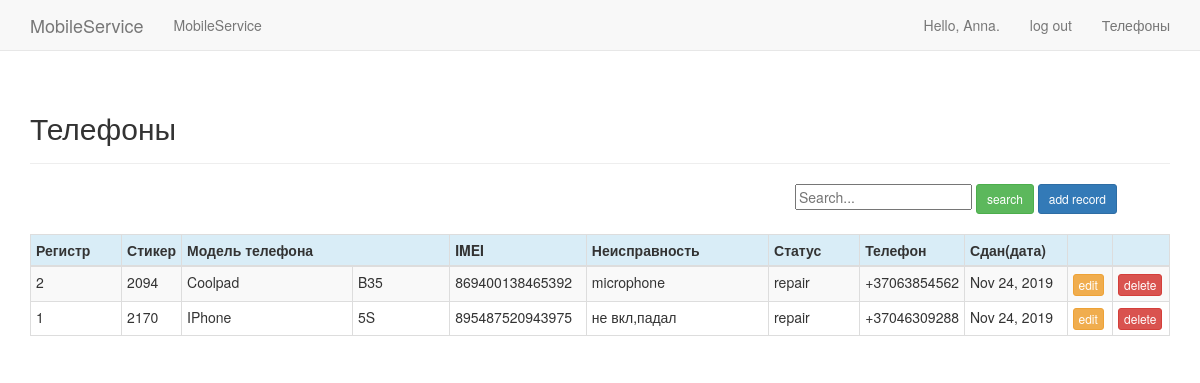
Before: /telephones/ (signed in) with the older database file.
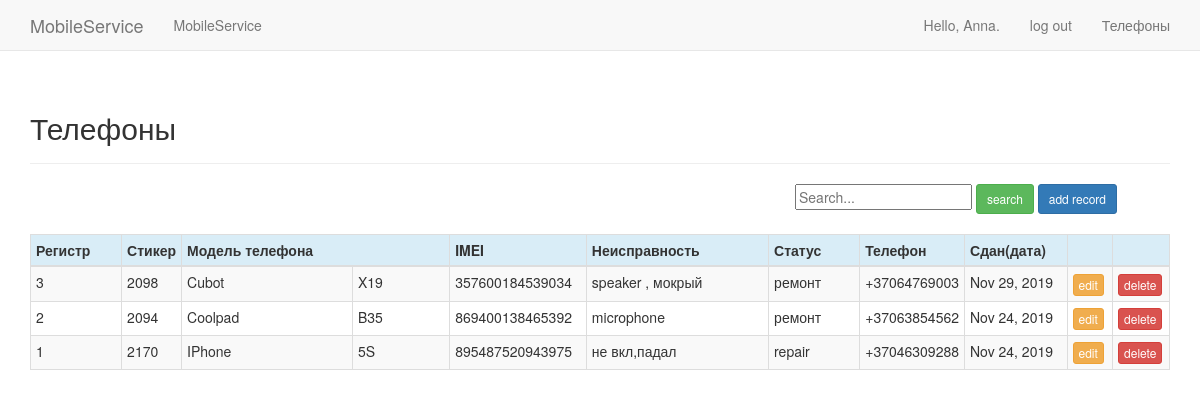
After: the same page with the newer database file.
### mobile/models.py (models this page shows, shortened)
class Mobil(models.Model):
    """модели"""
    SAM = 'Samsung'
    ALK = 'Alkatel'
    ASE = 'Aser'
    AMI = 'Amigo'
    AMO = 'Amoi'
    APL = 'IPhone'
    ASU = 'Asus'
    BBR = 'BlackBerry'
    BVI = 'BlackView'
    BLU = 'BLU'
    BQ = 'BQ'
    CAT = 'CAT'
    CAP = 'Caterpillar'
    COO = 'Coolpad'
    CUB = 'Cubot'
    DOO = 'Doogee'
    DOR = 'Doro'
    EST = 'Estar'
    ELE = 'Elephone'
    GIG = 'Gigabyte'
    GET = 'Getnord'
    GOO = 'Google'
    HTC = 'HTC'
    HP = 'HP'
    HOM = 'HomTom'
    KAZ = 'Kazam'
    MYP = 'MyPhone'
    NOU = 'Nous'
    ONE = 'OnePlus'
    OUK = 'Oukitel'
    PRE = 'Prestigio'
    ZTE = 'ZTE'
    ZOP = 'Zopo'
    HUA = 'Huawei'
    LEN = 'Lenovo'
    SON = 'Sony'
    LG = 'LG'
    MEI = 'Meizu'
    XIA = 'Xiaomi'
    MIR = 'Microsoft'
    NOK = 'Nokia'
    OTH = '------->'
    """неисправности"""
    LCD = 'lcd'
    DIN = 'speaker'
    BUZ = 'buzzer'
    KOD = 'kod'
    AKK = 'akkaunt'
    MIC = 'microphone'
    WIF = 'wi_fi'
    PRO = 'programm'
    HEN = 'hands_free'
    N_C = 'not_charging'
    WET = 'wet'
    SIM = 'sim'
    NTO1 = 'не вкл'
    NTO2 = 'не вкл, мокрый'
    NTO3 = 'не вкл,падал'
    LCT = 'lcd/touch'
    TOU = 'touch'
    LANG = 'languige'
    UNLO = 'unlock'
    FLEX = 'flex'
    CASE = 'case'
    """состояние"""
    NVD = 'no visible defects'
    DLT = 'damaded_LCD/Touch'
    DCS = 'damaded_case'
    DBC = "damaded_back_cover"
    """статус"""
    REP = 'Ремонт'
    REP_COM = 'Рем.завершен'
    TEL_TA = 'Забран'
    BRAND = ((APL,'IPhone'),(SAM,'Samsung'),(HUA,'Huawei'),(MEI,'Meizu'),(XIA,'Xiaomi'),(NOK,'Nokia'),(MIR,'Microsoft'),
        (PRE,'Prestigio'),(SON,'Sony'),(ALK,'Alcatel'),(ASU,'Asus'),(ASE,'Aser'),(AMI,'Amigo'),(AMO,'Amoi'),
        (BVI,'BlackView'),(BLU,'BLU'),(BQ,'BQ'),(BBR,'BlackBerry'),(CAT,'CAT'),(CAP,'Caterpillar'),(COO,'Coolpad'),
        (CUB,'Cubot'),(DOO,'Doogee'),(DOR,'Doro'),(ELE,'Elephone'),(EST,'Estar'),(GIG,'Gigabyte'),(GET,'Getnord'),
        (GOO,'Google'),(HTC,'HTC'),(HOM,'HomTom'),(HP,'HP'),(KAZ,'Kazam'),(LEN,'Lenovo'),(LG,'Lg'),(MYP,'MyPhone'),
        (NOU,'Nous'),(ONE,'OnePlus'),(OUK,'Oukitel'),(ZOP,'Zopo'),(ZTE,'ZTE'),(OTH,'------->'))
    DEFECT = ((PRO,'Programm'),(LANG,'Язык'),(UNLO,'Отвязка'),(KOD,'Код'),(AKK,'Аккаунт'),(LCT,'LCD/Touch'),(LCD,'LCD'),
        (TOU,'Touch'),(NTO1,'Не вкл'),(NTO2,'Не вкл, Мокрый'),(NTO3,'Не вкл, Падал'),(N_C,'Не заряж'),(DIN,'Динамик'),
        (BUZ,'Зуммер'),(MIC,'Микрофон'),(HEN,'Hands_Free'),(WIF,'Wi-Fi'),(WET,'Мокрый'),(SIM,'Sim'),(FLEX,'шлейф'),
        (CASE,'корпус'),(OTH,'------->'))
    STATUS = ((REP,'ремонт'),(REP_COM,'ремонт_завершён'),(TEL_TA,'забран'))
    STATE = ((NVD,'Нет видимых дефектов'),(DLT,'Повреждён экран/тоучскрин'),(DCS,'Повреждён корпус'),
        (DBC,'Повреждена задняя крышка'))
    number_reg = models.IntegerField(default=0)
    number_sticker = models.CharField(max_length=5)
    model_tel = models.CharField(max_length=20,choices=BRAND)
    model_1_tel = models.CharField(max_length=20)
    kod_tel = models.CharField(max_length=20,default='*')
    price = models.CharField(max_length=5)
    imei = models.CharField(max_length=20)
    number_tel = models.CharField(max_length=20)
    date_added = models.DateTimeField(auto_now_add=True)
    date_end = models.CharField(max_length=12,default='*')
    date_take_away = models.CharField(max_length=12,default='*')
    state = models.CharField(max_length=20,choices=STATE)
    status = models.CharField(max_length=20,choices=STATUS,default=REP)
    defect = models.CharField(max_length=30,default='*')
    defect_tel = models.CharField(max_length=20,choices=DEFECT)
    defect_1_tel = models.CharField(max_length=20,choices=DEFECT,default='*')
    comment = models.CharField(max_length=200,default='*')
    owner = models.ForeignKey(User,on_delete=models.CASCADE)

### mobile/views.py (the view)
# urls.py: path('telephones/', views.telephones, name='telephones'),
@login_required
def telephones(request):
    mobils = Mobil.objects.filter(owner=request.user).order_by('-number_reg')
    context = {'mobils': mobils}
    return render(request, 'mobile/telephones.html', context)

### mobile/templates/mobile/telephones.html (shortened to what this page needs)
{% extends "mobile/base.html" %}
{% load bootstrap3 %}
{% block header %}
  <h2>Телефоны</h2>
{% endblock header %}
{% block content %}
  <div class="row">
    <div class="col-sm-offset-8">
      <form action="{% url 'mobile:search_results' %}" method="get" autocomplete="off" >
        <input name="q" type="text" placeholder="Search...">
        <button type="submit" class="btn btn-success btn-sm">search</button>
        <a href="{% url 'mobile:new_record' %}" class="btn btn-primary btn-sm">add record</a>
      </form>
    </div>
  </div>
  <div class="row">
    <div class="col-sm-8">
    </div>
  </div>
  <table class="table table-striped table-bordered table-condensed table-hover">
    <thead>
      <tr class="info">
        <th style="width:8%">Регистр</th>
        <th style="width:4%">Стикер</th>
        <th colspan="2">Модель телефона</th>
        <th style="width:12%">IMEI</th>
        <th style="width:16%">Неисправность</th>
        <th style="width:8%">Статус</th>
        <th style="width:8%">Телефон</th>
        <th style="width:9%">Сдан(дата)</th>
        <th style="width:4%"></th>
        <th style="width:5%"></th>
      </tr>
    </thead>
    <tbody>
      {% for mobil in mobils %}
        <tr>
          <td>{{mobil.number_reg}}</td>
          <td>{{mobil.number_sticker}}</td>
          {% if mobil.model_tel == "------->" %}
            <td></td>
          {% else %}
            <td>{{mobil.model_tel}}</td>
          {% endif %}
          <td>{{mobil.model_1_tel}}</td>
          <td>{{mobil.imei}}</td>
          {% if mobil.defect == "*" %}
            <td>{{mobil.defect_tel}}</td>
          {% elif mobil.defect == "***" %}
            <td>{{mobil.defect_tel}}</td>
          {% elif mobil.defect_tel == "------->" %}
            <td>{{mobil.defect}}</td>
          {% else %}
            <td>{{mobil.defect_tel}} , {{mobil.defect}}</td>
          {% endif %}
          <td>{{mobil.status}}</td>
          <td>{{mobil.number_tel}}</td>
          <td>{{mobil.date_added|date:'M d, Y '}}</td>
          <td><a href="{% url 'mobile:edit_record' mobil.id %}" class="btn btn-warning btn-xs">edit</a></td>
          <td><a href="{% url 'mobile:delete_record' mobil.id %}" class="btn btn-danger btn-xs">delete</a></td>
        </tr>
      {% endfor %}
    </tbody>
  </table>
{% endblock content %}

### mobile/templates/mobile/base.html (shortened to what this page needs)
{% load bootstrap3 %}
<!DOCTYPE html>
<html lang="en">
  <head>
    {% bootstrap_css %}
  </head>
  <body>
    <nav class="navbar navbar-default navbar-static-top">
      <div class="container">
        <div class="navbar-header">
          <a class="navbar-brand" href="{% url 'mobile:index' %}">
              MobileService</a>
        </div>
        <div id="navbar" class="navbar-collapse collapse">
          <ul class="nav navbar-nav">
            <li><a href="{% url 'mobile:index' %}"> MobileService</a></li>
          </ul>
          <ul class="nav navbar-nav navbar-right">
            {% if user.is_authenticated %}
              <li><a>Hello, {{ user.username }}.</a></li>
              <li><a href="{% url 'users:logout' %}">log out</a></li>
              <li><a href="{% url 'mobile:telephones' %}">Телефоны</a></li>
            {% else %}
              <li><a href="{% url 'users:register' %}">register</a></li>
              <li><a href="{% url 'users:login' %}">log in</a></li>
            {% endif %}
          </ul>
        </div>
      </div>
    </nav>
    <div class="container">
      <div class="page-header">
        {% block header %}{% endblock header %}
      </div>
      <div>
        {% block content %}{% endblock content %}
      </div>
    </div>
  </body>
</html>

Changed rows visible on the page:
added Mobil: number_reg "3", number_sticker "2098", model_tel "Cubot", model_1_tel "X19", imei "357600184539034", defect_tel "speaker", defect "мокрый", status "ремонт", number_tel "+37064769003", date_added "Nov 29, 2019"
changed Mobil "Coolpad": status "repair" → "ремонт"
